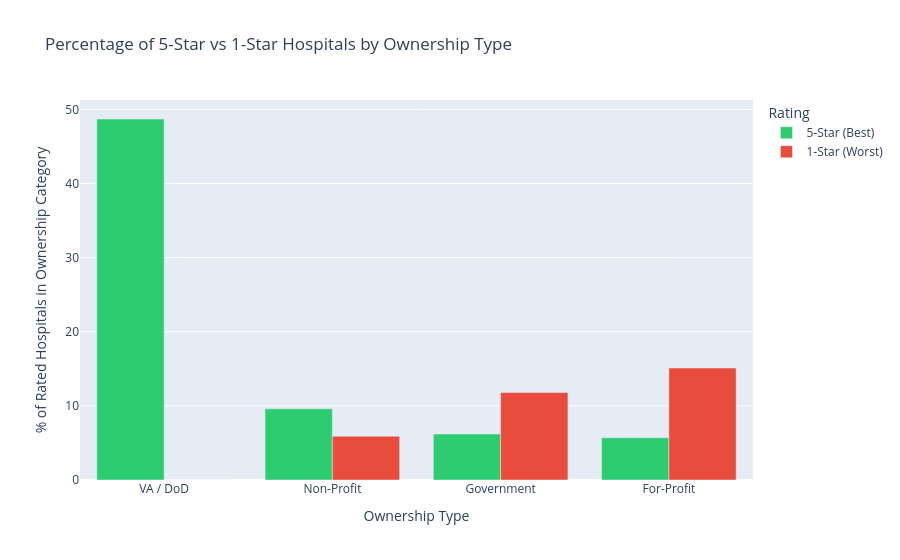

Here is the notebook cell this chart was saved with:
### Markdown cell above
### Q5 — Which ownership type has the highest percentage of 5-star hospitals?

### Code cell
ownership_stars = q("""
WITH rated AS (
    SELECT
        CASE
            WHEN "Hospital Ownership" LIKE '%non-profit%'                        THEN 'Non-Profit'
            WHEN "Hospital Ownership" IN ('Proprietary', 'Physician')            THEN 'For-Profit'
            WHEN "Hospital Ownership" LIKE 'Government%' OR "Hospital Ownership" = 'Tribal'
                                                                                 THEN 'Government'
            WHEN "Hospital Ownership" LIKE 'Veterans%' OR "Hospital Ownership" = 'Department of Defense'
                                                                                 THEN 'VA / DoD'
        END AS ownership_group,
        "Hospital overall rating" AS rating
    FROM hospitals
    WHERE "Hospital overall rating" NOT IN ('Not Available', '')
)
SELECT
    ownership_group,
    COUNT(*)                                                                      AS total_rated,
    SUM(CASE WHEN rating = '5' THEN 1 ELSE 0 END)                                AS five_star,
    SUM(CASE WHEN rating = '4' THEN 1 ELSE 0 END)                                AS four_star,
    SUM(CASE WHEN rating = '1' THEN 1 ELSE 0 END)                                AS one_star,
    ROUND(100.0 * SUM(CASE WHEN rating = '5' THEN 1 ELSE 0 END) / COUNT(*), 1)  AS pct_five_star,
    ROUND(100.0 * SUM(CASE WHEN rating = '1' THEN 1 ELSE 0 END) / COUNT(*), 1)  AS pct_one_star
FROM rated
WHERE ownership_group IS NOT NULL
GROUP BY ownership_group
HAVING total_rated >= 20
ORDER BY pct_five_star DESC
""")

fig = px.bar(
    ownership_stars,
    x="ownership_group",
    y=["pct_five_star", "pct_one_star"],
    barmode="group",
    labels={"value": "Percentage (%)", "ownership_group": "Ownership Type", "variable": "Rating"},
    title="Percentage of 5-Star vs 1-Star Hospitals by Ownership Type",
    color_discrete_map={"pct_five_star": "#2ecc71", "pct_one_star": "#e74c3c"},
)
fig.for_each_trace(lambda t: t.update(name=t.name.replace("pct_five_star", "5-Star (Best)").replace("pct_one_star", "1-Star (Worst)")))
fig.update_layout(yaxis_title="% of Rated Hospitals in Ownership Category")
fig.show()
print(ownership_stars.to_string(index=False))

### Figure 1 — Plotly figure (JSON) as saved in the notebook; plotly's stock layout.template omitted (floating-point values rounded to 4 significant figures)
{"data": [{"alignmentgroup": "True", "hovertemplate": "Rating=pct_five_star<br>Ownership Type=%{x}<br>Percentage (%)=%{y}<extra></extra>", "legendgroup": "pct_five_star", "marker": {"color": "#2ecc71", "pattern": {"shape": ""}}, "name": "5-Star (Best)", "offsetgroup": "pct_five_star", "orientation": "v", "showlegend": true, "textposition": "auto", "type": "bar", "x": ["VA / DoD", "Non-Profit", "Government", "For-Profit"], "xaxis": "x", "y": [48.7, 9.6, 6.2, 5.7], "yaxis": "y"}, {"alignmentgroup": "True", "hovertemplate": "Rating=pct_one_star<br>Ownership Type=%{x}<br>Percentage (%)=%{y}<extra></extra>", "legendgroup": "pct_one_star", "marker": {"color": "#e74c3c", "pattern": {"shape": ""}}, "name": "1-Star (Worst)", "offsetgroup": "pct_one_star", "orientation": "v", "showlegend": true, "textposition": "auto", "type": "bar", "x": ["VA / DoD", "Non-Profit", "Government", "For-Profit"], "xaxis": "x", "y": [0.0, 5.9, 11.8, 15.1], "yaxis": "y"}], "layout": {"barmode": "group", "legend": {"title": {"text": "Rating"}, "tracegroupgap": 0}, "title": {"text": "Percentage of 5-Star vs 1-Star Hospitals by Ownership Type"}, "xaxis": {"anchor": "y", "domain": [0, 1], "title": {"text": "Ownership Type"}}, "yaxis": {"anchor": "x", "domain": [0, 1], "title": {"text": "% of Rated Hospitals in Ownership Category"}}}}
